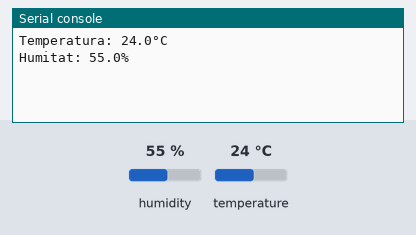
This program was run on a simulated CircuitPython board. Parts: the last lines printed to the serial console. Inputs (shaded band) come from the test bench; at power-on: humidity 55 %, temperature 24 °C.

Above: at 1.2 s.
1.3 s: humidity set to 22 %
At 3.6 s:
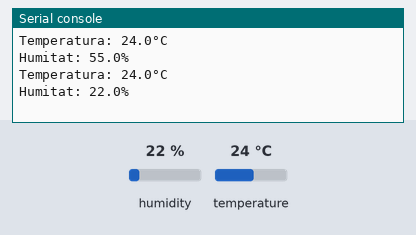
4.3 s: temperature set to 12 °C
At 6.1 s:
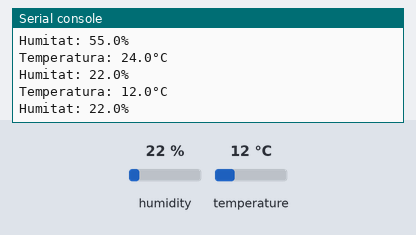
7.3 s: humidity set to 40 %
At 9.7 s:
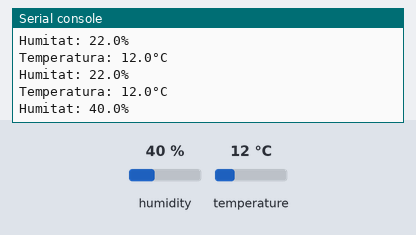
Timing chart, 0 to 11.2 s (numbered marks = the images above; inputs shaded):
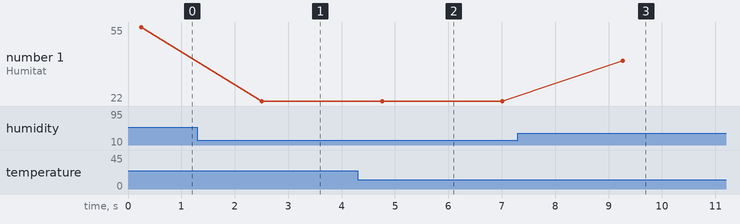

Measured:
- after the input at 1.3 s, the serial console: prints a new line after 1.2 s (image 1)
- after the input at 4.3 s, the serial console: prints a new line after 0.46 s (image 2)
- after the input at 7.3 s, the serial console: prints a new line after 2.0 s (image 3)
- plotted number 1: 55 → 22 after the input at 1.3 s, 22 → 40 after the input at 7.3 s

The program:

dht11_test.py
```python
import time
import board
import adafruit_dht

# Inicialitza el dispositiu DHT11 al pin GPIO4
dhtDevice = adafruit_dht.DHT11(board.D4)

try:
    while True:
        # Llegeix la temperatura i la humitat
        temperature_c = dhtDevice.temperature
        humidity = dhtDevice.humidity
        if temperature_c is not None and humidity is not None:
            print(f"Temperatura: {temperature_c:.1f}°C")
            print(f"Humitat: {humidity:.1f}%")
        else:
            print("Error en la lectura del sensor. Intentant de nou...")
        time.sleep(2.0)
except KeyboardInterrupt:
    print("\nLectura del sensor aturada.")
except Exception as error:
    dhtDevice.exit()
    raise error
```
